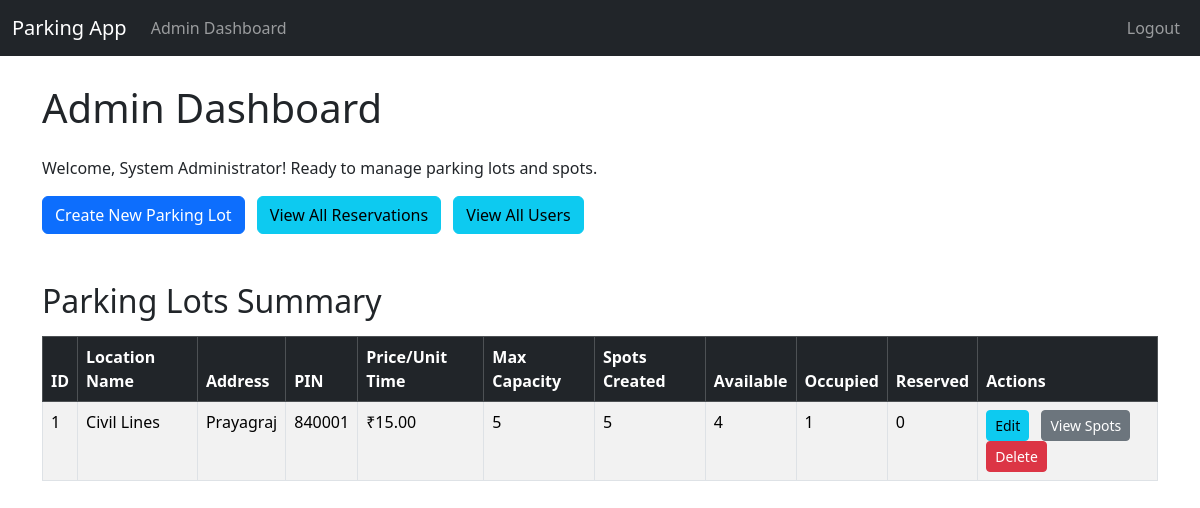
The app's page /admin_dashboard (signed in), older data.
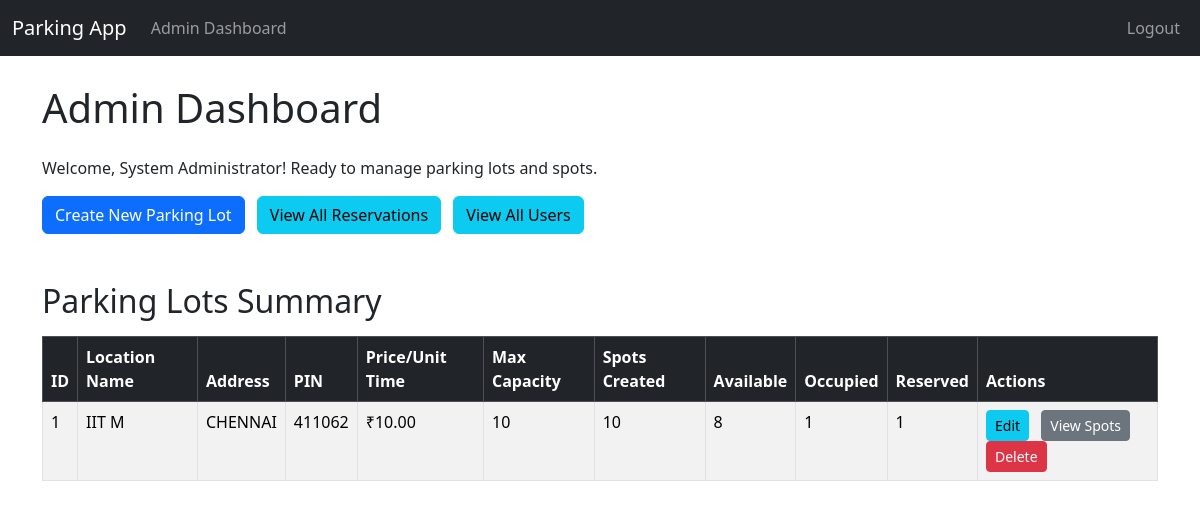
The same page, newer data.
### project_app/models.py (models this page shows, shortened)
class ParkingLot(db.Model):
    id = db.Column(db.Integer,primary_key=True)
    prime_location_name = db.Column(db.String(120),nullable=False,unique=True)
    price_per_unit_time = db.Column(db.Float,nullable=False)
    address = db.Column(db.String(200),nullable=False)
    pin_code = db.Column(db.String(10),nullable=False)
    maximum_number_of_spots = db.Column(db.Integer,nullable=False)
    spots = db.relationship('ParkingSpot',backref = 'parking_lot', lazy = True, cascade = 'all, delete-orphan')

### project_app/routes.py (the view)
@main.route('/admin_dashboard')
@login_required
def admin_dashboard():
    if not isinstance(current_user, Admin):
        flash('You must be administrator to access this page.','danger')
        return redirect(url_for('main.user_dashboard'))
    parking_lots = ParkingLot.query.all()
    lot_summaries = []
    for lot in parking_lots:
        total_spots_created = len(lot.spots)
        occupied_spots = len([s for s in lot.spots if s.status == 'occupied'])
        available_spots = len([s for s in lot.spots if s.status == 'available'])
        reserved_spots = len([s for s in lot.spots if s.status == 'reserved'])
        lot_summaries.append({
            'lot_id': lot.id,
            'prime_location_name': lot.prime_location_name,
            'address': lot.address,
            'maximum_number_of_spots': lot.maximum_number_of_spots,
            'total_spots_created': total_spots_created,
            'occupied_spots': occupied_spots,
            'available_spots': available_spots,
            'reserved_spots': reserved_spots,
            'price_per_unit_time': lot.price_per_unit_time,
            'pin_code': lot.pin_code
        })
    return render_template('admin_dashboard.html',lot_summaries=lot_summaries)

### project_app/templates/admin_dashboard.html (shortened to what this page needs)
{% extends "base.html" %}
{% block content %}
    <h1 class="mb-4">Admin Dashboard</h1>
    <p>Welcome, {{ current_user.fullname }}! Ready to manage parking lots and spots.</p>
    <div class="row mb-4">
        <div class="col-md-6">
            <a href="{{ url_for('main.create_parking_lot') }}" class="btn btn-primary me-2">Create New Parking Lot</a>
            <a href="{{ url_for('main.admin_all_reservations') }}" class="btn btn-info me-2">View All Reservations</a>
            <a href="{{ url_for('main.admin_view_users') }}" class="btn btn-info">View All Users</a>
        </div>
    </div>
    <h2 class="mt-5 mb-3">Parking Lots Summary</h2>
    {% if lot_summaries %}
        <div class="table-responsive">
            <table class="table table-striped table-bordered">
                <thead class="table-dark">
                    <tr>
                        <th>ID</th>
                        <th>Location Name</th>
                        <th>Address</th>
                        <th>PIN</th>
                        <th>Price/Unit Time</th>
                        <th>Max Capacity</th>
                        <th>Spots Created</th>
                        <th>Available</th>
                        <th>Occupied</th>
                        <th>Reserved</th>
                        <th>Actions</th>
                    </tr>
                </thead>
                <tbody>
                    {% for lot in lot_summaries %}
                        <tr>
                            <td>{{ lot['lot_id'] }}</td>
                            <td>{{ lot['prime_location_name'] }}</td>
                            <td>{{ lot.address }}</td>
                            <td>{{ lot.pin_code }}</td>
                            <td>₹{{ "%.2f"|format(lot.price_per_unit_time) }}</td>
                            <td>{{ lot['maximum_number_of_spots'] }}</td>
                            <td>{{ lot['total_spots_created'] }}</td>
                            <td>{{ lot['available_spots'] }}</td>
                            <td>{{ lot['occupied_spots'] }}</td>
                            <td>{{ lot['reserved_spots'] }}</td>
                            <td>
                                <a href="{{url_for('main.edit_parking_lot', lot_id=lot['lot_id'])}}" class="btn btn-sm btn-info me-2">Edit</a>
                                <a href="{{url_for('main.view_parking_spot', lot_id=lot['lot_id'])}}" class="btn btn-sm btn-secondary me-2">View Spots</a>
                                <form action="{{url_for('main.delete_parking_lot', lot_id=lot['lot_id'])}}" method="POST" style="display:inline;" onsubmit="return confirm('Are you sure you want to delete this parking lot and all its associated spots and reservations?');">
                                    <button type="submit" class="btn btn-sm btn-danger">Delete</button>
                                </form>
                            </td>
                        </tr>
                    {% endfor %}
                </tbody>
            </table>
        </div>
    {% else %}
        <p>No parking lots created yet. <a href="{{url_for('main.create_parking_lot')}}">Create one now!</a></p>
    {% endif %}
{% endblock %}

Row changes from the older to the newer data that the page shows:
changed ParkingLot id 1: prime_location_name "Civil Lines" → "IIT M"; address "Prayagraj" → "CHENNAI"; pin_code "840001" → "411062"; price_per_unit_time "15.00" → "10.00"; maximum_number_of_spots "5" → "10"; total_spots_created "5" → "10"; available_spots "4" → "8"; reserved_spots "0" → "1"
